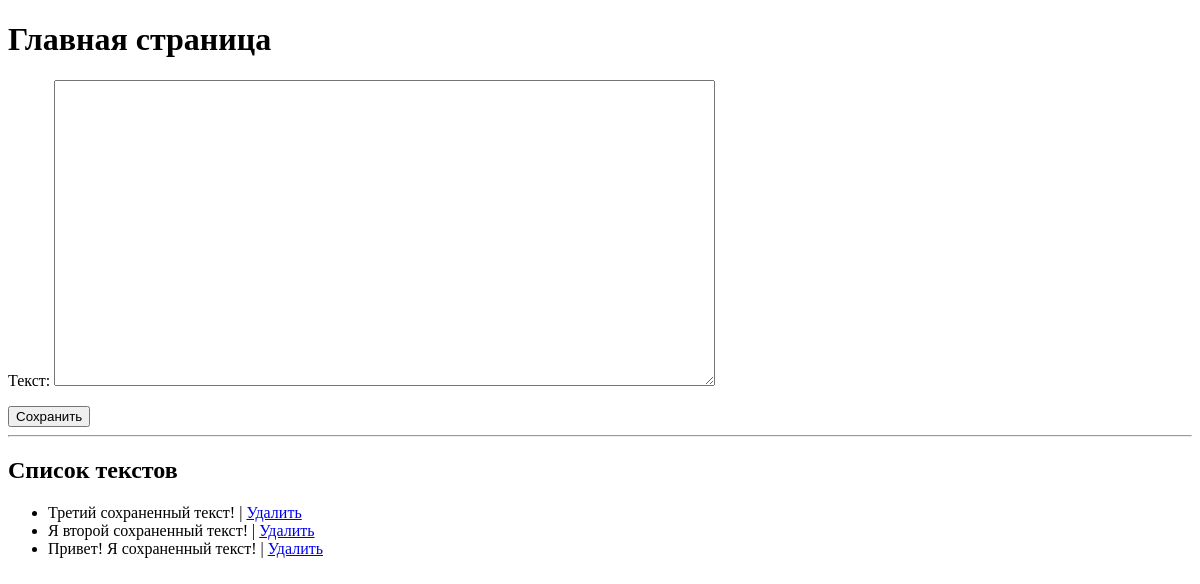
Before: / with the older database file.
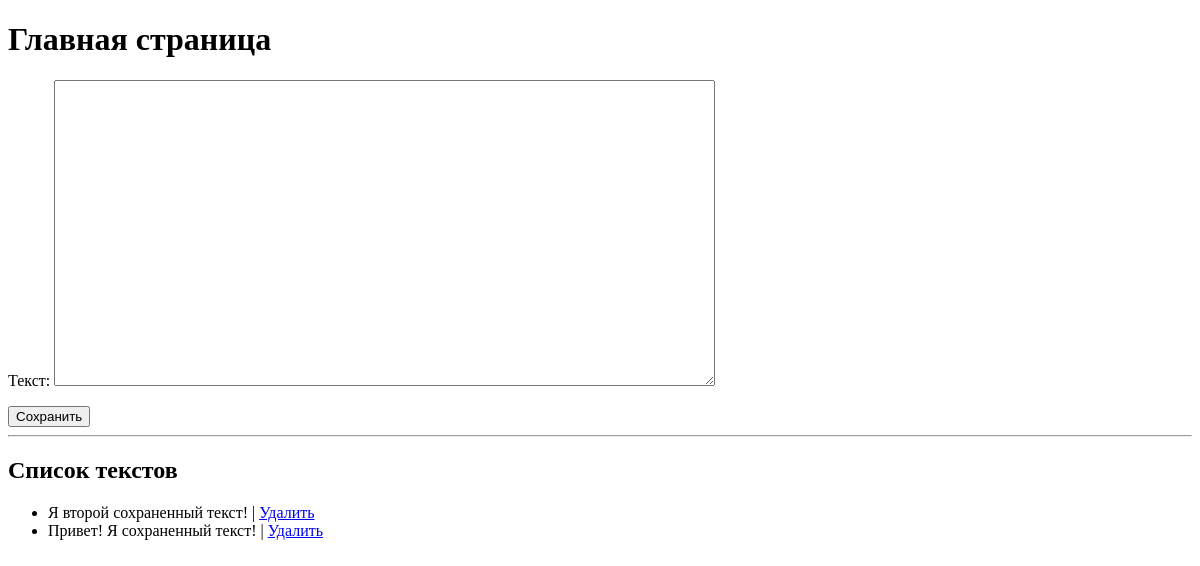
After: the same page with the newer database file.
### main_app/models.py (models this page shows)
class Text(models.Model):
    text = models.TextField(verbose_name="Текст")
    def __str__(self):
        return self.text[:50]

### main_app/views.py (the view)
# urls.py: path('', index, name='index'),
def index(request):
    texts = Text.objects.all().order_by('-id')
    form = TextForm()
    context = {
        'texts': texts,
        'form': form,
    }
    return render(request, 'main_app/index.html', context)

### main_app/forms.py
class TextForm(forms.ModelForm):
    class Meta:
        model = Text
        fields = ['text']
        widgets = {
            'text': forms.Textarea(attrs={'cols': 80, 'rows': 20}),
        }

### main_app/templates/main_app/index.html (shortened to what this page needs)
<!DOCTYPE html>
<html lang="en">
<head>
</head>
<body>
    <h1>Главная страница</h1>
    <form action="{% url 'save_text' %}" method="post">
        {{ form.as_p }}
        <button type="submit">Сохранить</button>
    </form>
    <hr>
    <h2>Список текстов</h2>
    <ul>
        {% for text in texts %}
        <li>
    {{ text }} |
    <a href="{% url 'delete_text' text.pk %}">Удалить</a>
       </li>
        {% endfor %}
    </ul>
</body>
</html>

Changed rows visible on the page:
removed Text: text "Третий сохраненный текст!"
